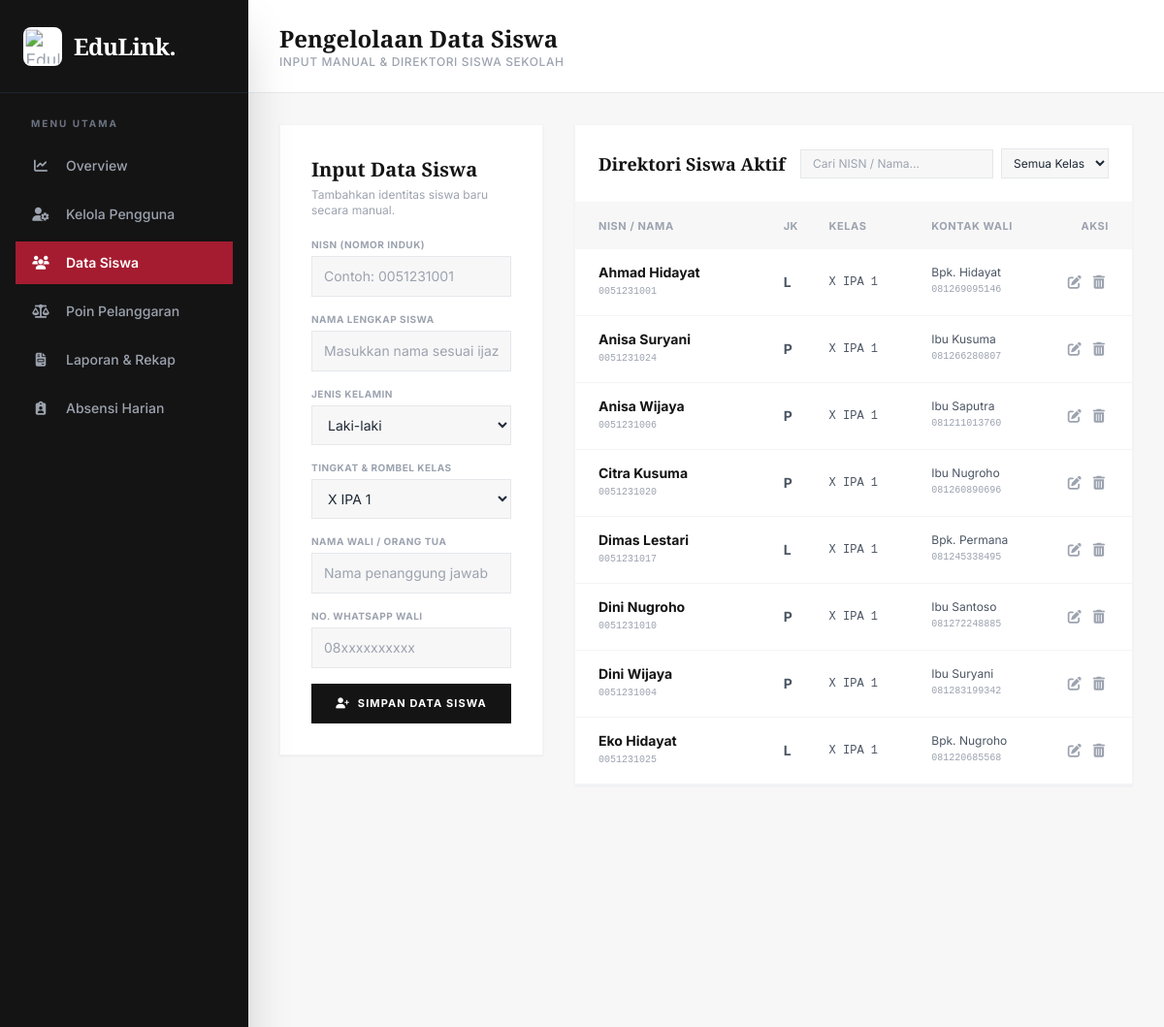
The page /siswa (signed in, upper part) on the database as committed earlier.
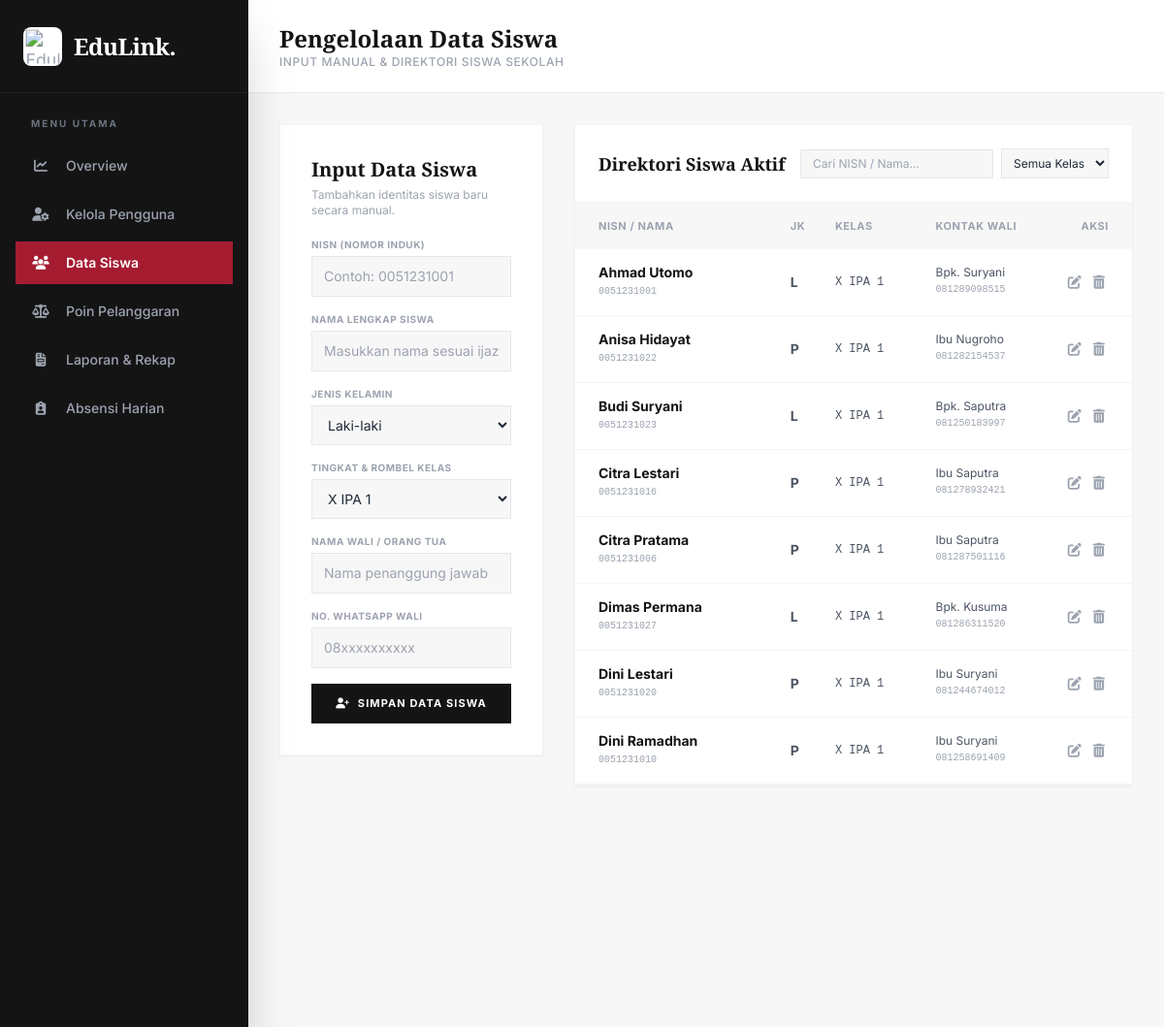
The same page on the database as committed later.
### tables this page shows
CREATE TABLE siswa (
            id INTEGER PRIMARY KEY AUTOINCREMENT,
            nisn TEXT UNIQUE NOT NULL,
            nama_siswa TEXT NOT NULL,
            jenis_kelamin TEXT NOT NULL,
            kelas TEXT NOT NULL,
            nama_wali TEXT NOT NULL,
            no_hp_wali TEXT NOT NULL
        );

### backend/app.py (the view)
@app.route('/siswa')
def siswa():
    if 'user_id' not in session:
        return redirect(url_for('login'))
    conn = get_db_connection()
    daftar_siswa = conn.execute("SELECT * FROM siswa ORDER BY kelas ASC, nama_siswa ASC").fetchall()
    conn.close()
    return render_template('dashboard/siswa.html', nama_user=session['nama'], siswa_list=daftar_siswa)

### backend/modules/database.py (called while the page is built)
def get_db_connection():
    conn = sqlite3.connect(DB_PATH)
    conn.row_factory = sqlite3.Row
    return conn

### frontend/templates/dashboard/siswa.html (shortened to what this page needs)
<!DOCTYPE html>
<html lang="id">
<head>
    <script src="https://cdn.tailwindcss.com"></script>
    <link rel="stylesheet" href="https://cdnjs.cloudflare.com/ajax/libs/font-awesome/6.4.0/css/all.min.css">
</head>
<body class="bg-eduPaper text-gray-800 font-sans h-screen flex overflow-hidden selection:bg-eduCrimson-600 selection:text-white">
    <aside id="sidebar" class="fixed lg:static top-0 left-0 h-full w-64 bg-eduDark-900 text-gray-400 flex flex-col shadow-2xl z-40 shrink-0 transform -translate-x-full lg:translate-x-0 transition-transform duration-300">
        <div class="h-20 lg:h-24 flex items-center justify-between px-6 border-b border-gray-800/80">
            <div class="flex items-center gap-3">
                <div class="w-10 h-10 rounded-lg bg-white p-1 flex items-center justify-center shrink-0 border-none shadow-none">
                    <img src="{{ url_for('static', filename='images/edulink-logo.webp') }}" alt="EduLink Logo" class="w-full h-full object-contain mix-blend-multiply scale-110">
                </div>
                <span class="text-2xl font-serif font-bold text-white tracking-tight">EduLink.</span>
            </div>
        </div>
        <nav class="flex-1 overflow-y-auto py-6 px-4 flex flex-col gap-1.5">
            <p class="px-4 text-[10px] font-bold text-gray-500 uppercase tracking-[0.2em] mb-2">Menu Utama</p>
            <a href="/dashboard" class="flex items-center gap-4 px-4 py-3 hover:bg-eduDark-800 hover:text-white transition"><i class="fa-solid fa-chart-line text-sm w-5 text-center"></i><span class="text-sm font-medium">Overview</span></a>
            <a href="/users" class="flex items-center gap-4 px-4 py-3 hover:bg-eduDark-800 hover:text-white transition"><i class="fa-solid fa-user-gear text-sm w-5 text-center"></i><span class="text-sm font-medium">Kelola Pengguna</span></a>
            <a href="/siswa" class="flex items-center gap-4 px-4 py-3 bg-eduCrimson-600 text-white transition"><i class="fa-solid fa-users text-sm w-5 text-center"></i><span class="text-sm font-semibold">Data Siswa</span></a>
            <a href="/poin" class="flex items-center gap-4 px-4 py-3 hover:bg-eduDark-800 hover:text-white transition"><i class="fa-solid fa-scale-balanced text-sm w-5 text-center"></i><span class="text-sm font-medium">Poin Pelanggaran</span></a>
            <a href="/laporan" class="flex items-center gap-4 px-4 py-3 hover:bg-eduDark-800 hover:text-white transition"><i class="fa-solid fa-file-invoice text-sm w-5 text-center"></i><span class="text-sm font-medium">Laporan & Rekap</span></a>
            <a href="/absensi" class="flex items-center gap-4 px-4 py-3 hover:bg-eduDark-800 hover:text-white transition"><i class="fa-solid fa-clipboard-user text-sm w-5 text-center"></i><span class="text-sm font-medium">Absensi Harian</span></a>
        </nav>
    </aside>
    <main class="flex-1 flex flex-col h-full relative z-10 min-w-0">
        <header class="h-20 lg:h-24 bg-white border-b border-gray-200/80 flex items-center justify-between px-4 sm:px-8 shrink-0">
            <div class="flex items-center gap-3">
                <div>
                    <h1 class="text-lg sm:text-2xl font-serif font-bold text-eduDark-900 leading-tight">Pengelolaan Data Siswa</h1>
                    <p class="text-[10px] sm:text-xs text-gray-400 font-medium uppercase tracking-wider hidden sm:block">Input Manual & Direktori Siswa Sekolah</p>
                </div>
            </div>
        </header>
        <div class="flex-1 overflow-y-auto p-4 sm:p-8 space-y-6 sm:space-y-8">
            <div class="grid grid-cols-1 lg:grid-cols-3 gap-6 sm:gap-8 items-start">
                <div class="bg-white p-5 sm:p-8 border border-gray-100 shadow-sm">
                    <h3 class="font-serif font-bold text-lg sm:text-xl text-eduDark-900 mb-1">Input Data Siswa</h3>
                    <p class="text-xs text-gray-400 mb-5">Tambahkan identitas siswa baru secara manual.</p>
                    <form action="#" method="POST" autocomplete="off" class="space-y-4">
                        <div>
                            <label class="text-[10px] font-bold text-gray-400 uppercase tracking-wider block mb-1">NISN (Nomor Induk)</label>
                            <input type="text" name="nisn" required placeholder="Contoh: 0051231001" class="w-full bg-eduPaper border border-gray-200 text-xs sm:text-sm py-2.5 px-3 focus:outline-none focus:border-eduCrimson-600">
                        </div>
                        <div>
                            <label class="text-[10px] font-bold text-gray-400 uppercase tracking-wider block mb-1">Nama Lengkap Siswa</label>
                            <input type="text" name="nama_siswa" required placeholder="Masukkan nama sesuai ijazah" class="w-full bg-eduPaper border border-gray-200 text-xs sm:text-sm py-2.5 px-3 focus:outline-none focus:border-eduCrimson-600">
                        </div>
                        <div>
                            <label class="text-[10px] font-bold text-gray-400 uppercase tracking-wider block mb-1">Jenis Kelamin</label>
                            <select name="jenis_kelamin" required class="w-full bg-eduPaper border border-gray-200 text-xs sm:text-sm py-2.5 px-3 focus:outline-none focus:border-eduCrimson-600">
                                <option value="L">Laki-laki</option>
                            </select>
                        </div>
                        <div>
                            <label class="text-[10px] font-bold text-gray-400 uppercase tracking-wider block mb-1">Tingkat & Rombel Kelas</label>
                            <select name="kelas" required class="w-full bg-eduPaper border border-gray-200 text-xs sm:text-sm py-2.5 px-3 focus:outline-none focus:border-eduCrimson-600">
                                <option value="X IPA 1">X IPA 1</option>
                            </select>
                        </div>
                        <div>
                            <label class="text-[10px] font-bold text-gray-400 uppercase tracking-wider block mb-1">Nama Wali / Orang Tua</label>
                            <input type="text" name="nama_wali" placeholder="Nama penanggung jawab" class="w-full bg-eduPaper border border-gray-200 text-xs sm:text-sm py-2.5 px-3 focus:outline-none focus:border-eduCrimson-600">
                        </div>
                        <div>
                            <label class="text-[10px] font-bold text-gray-400 uppercase tracking-wider block mb-1">No. WhatsApp Wali</label>
                            <input type="text" name="no_hp_wali" placeholder="08xxxxxxxxxx" class="w-full bg-eduPaper border border-gray-200 text-xs sm:text-sm py-2.5 px-3 focus:outline-none focus:border-eduCrimson-600">
                        </div>
                        <button type="submit" class="w-full bg-eduDark-900 hover:bg-eduCrimson-600 text-white font-bold py-3 transition text-[11px] uppercase tracking-widest mt-2">
                            <i class="fa-solid fa-user-plus mr-1"></i> Simpan Data Siswa
                        </button>
                    </form>
                </div>
                <div class="lg:col-span-2 bg-white border border-gray-100 shadow-sm">
                    <div class="p-4 sm:p-6 border-b border-gray-100 flex flex-wrap justify-between items-center gap-3">
                        <h3 class="font-serif font-bold text-base sm:text-lg text-eduDark-900">Direktori Siswa Aktif</h3>
                        <div class="flex items-center gap-2">
                            <input type="text" id="searchSiswa" onkeyup="filterTable()" placeholder="Cari NISN / Nama..." class="bg-eduPaper border border-gray-200 text-xs py-1.5 px-3 focus:outline-none">
                            <select id="selectKelasFilter" onchange="filterTable()" class="bg-eduPaper border border-gray-200 text-xs py-1.5 px-2 focus:outline-none">
                                <option value="">Semua Kelas</option>
                            </select>
                        </div>
                    </div>
                    <div class="overflow-x-auto max-h-[600px] overflow-y-auto">
                        <table class="w-full text-left text-xs sm:text-sm text-gray-600 min-w-[550px]">
                            <thead class="bg-eduPaper text-[10px] sm:text-[11px] uppercase font-bold text-gray-400 tracking-wider sticky top-0 bg-eduPaper z-10">
                                <tr>
                                    <th class="pl-6 py-3.5">NISN / Nama</th>
                                    <th class="px-3 py-3.5">JK</th>
                                    <th class="px-3 py-3.5">Kelas</th>
                                    <th class="px-3 py-3.5">Kontak Wali</th>
                                    <th class="pr-6 py-3.5 text-right">Aksi</th>
                                </tr>
                            </thead>
                            <tbody id="studentTableBody" class="divide-y divide-gray-100">
                                {% for s in siswa_list %}
                                <tr class="hover:bg-gray-50/80 student-row" data-kelas="{{ s.kelas }}">
                                    <td class="pl-6 py-3.5">
                                        <p class="font-bold text-eduDark-900 student-name">{{ s.nama_siswa }}</p>
                                        <p class="text-[10px] font-mono text-gray-400 student-nisn">{{ s.nisn }}</p>
                                    </td>
                                    <td class="px-3 py-3.5 font-bold">{{ s.jenis_kelamin }}</td>
                                    <td class="px-3 py-3.5 font-mono text-xs">{{ s.kelas }}</td>
                                    <td class="px-3 py-3.5">
                                        <p class="text-xs">{{ s.nama_wali }}</p>
                                        <p class="text-[10px] text-gray-400 font-mono">{{ s.no_hp_wali }}</p>
                                    </td>
                                    <td class="pr-6 py-3.5 text-right">
                                        <button class="p-1 text-gray-400 hover:text-eduCrimson-600"><i class="fa-solid fa-pen-to-square"></i></button>
                                        <button class="p-1 text-gray-400 hover:text-red-600"><i class="fa-solid fa-trash-can"></i></button>
                                    </td>
                                </tr>
                                {% else %}
                                <tr>
                                    <td colspan="5" class="text-center py-6 text-gray-400 italic">Belum ada data siswa tersimpan.</td>
                                </tr>
                                {% endfor %}
                            </tbody>
                        </table>
                    </div>
                </div>
            </div>
        </div>
    </main>
</body>
</html>

Rows that differ between the two databases and show on the page:
removed siswa: nama_siswa "Ahmad Hidayat", nisn "0051231001", jenis_kelamin "L", kelas "X IPA 1", nama_wali "Bpk. Hidayat", no_hp_wali "081269095146"
removed siswa: nama_siswa "Anisa Suryani", nisn "0051231024", jenis_kelamin "P", kelas "X IPA 1", nama_wali "Ibu Kusuma", no_hp_wali "081266280807"
removed siswa: nama_siswa "Anisa Wijaya", nisn "0051231006", jenis_kelamin "P", kelas "X IPA 1", nama_wali "Ibu Saputra", no_hp_wali "081211013760"
removed siswa: nama_siswa "Citra Kusuma", nisn "0051231020", jenis_kelamin "P", kelas "X IPA 1", nama_wali "Ibu Nugroho", no_hp_wali "081260890696"
removed siswa: nama_siswa "Dimas Lestari", nisn "0051231017", jenis_kelamin "L", kelas "X IPA 1", nama_wali "Bpk. Permana", no_hp_wali "081245338495"
removed siswa: nama_siswa "Dini Nugroho", nisn "0051231010", jenis_kelamin "P", kelas "X IPA 1", nama_wali "Ibu Santoso", no_hp_wali "081272248885"
removed siswa: nama_siswa "Dini Wijaya", nisn "0051231004", jenis_kelamin "P", kelas "X IPA 1", nama_wali "Ibu Suryani", no_hp_wali "081283199342"
removed siswa: nama_siswa "Eko Hidayat", nisn "0051231025", jenis_kelamin "L", kelas "X IPA 1", nama_wali "Bpk. Nugroho", no_hp_wali "081220685568"
added siswa: nama_siswa "Ahmad Utomo", nisn "0051231001", jenis_kelamin "L", kelas "X IPA 1", nama_wali "Bpk. Suryani", no_hp_wali "081289098515"
added siswa: nama_siswa "Anisa Hidayat", nisn "0051231022", jenis_kelamin "P", kelas "X IPA 1", nama_wali "Ibu Nugroho", no_hp_wali "081282154537"
added siswa: nama_siswa "Budi Suryani", nisn "0051231023", jenis_kelamin "L", kelas "X IPA 1", nama_wali "Bpk. Saputra", no_hp_wali "081250183997"
added siswa: nama_siswa "Citra Lestari", nisn "0051231016", jenis_kelamin "P", kelas "X IPA 1", nama_wali "Ibu Saputra", no_hp_wali "081278932421"
added siswa: nama_siswa "Citra Pratama", nisn "0051231006", jenis_kelamin "P", kelas "X IPA 1", nama_wali "Ibu Saputra", no_hp_wali "081287501116"
added siswa: nama_siswa "Dimas Permana", nisn "0051231027", jenis_kelamin "L", kelas "X IPA 1", nama_wali "Bpk. Kusuma", no_hp_wali "081286311520"
added siswa: nama_siswa "Dini Lestari", nisn "0051231020", jenis_kelamin "P", kelas "X IPA 1", nama_wali "Ibu Suryani", no_hp_wali "081244674012"
added siswa: nama_siswa "Dini Ramadhan", nisn "0051231010", jenis_kelamin "P", kelas "X IPA 1", nama_wali "Ibu Suryani", no_hp_wali "081258691409"
